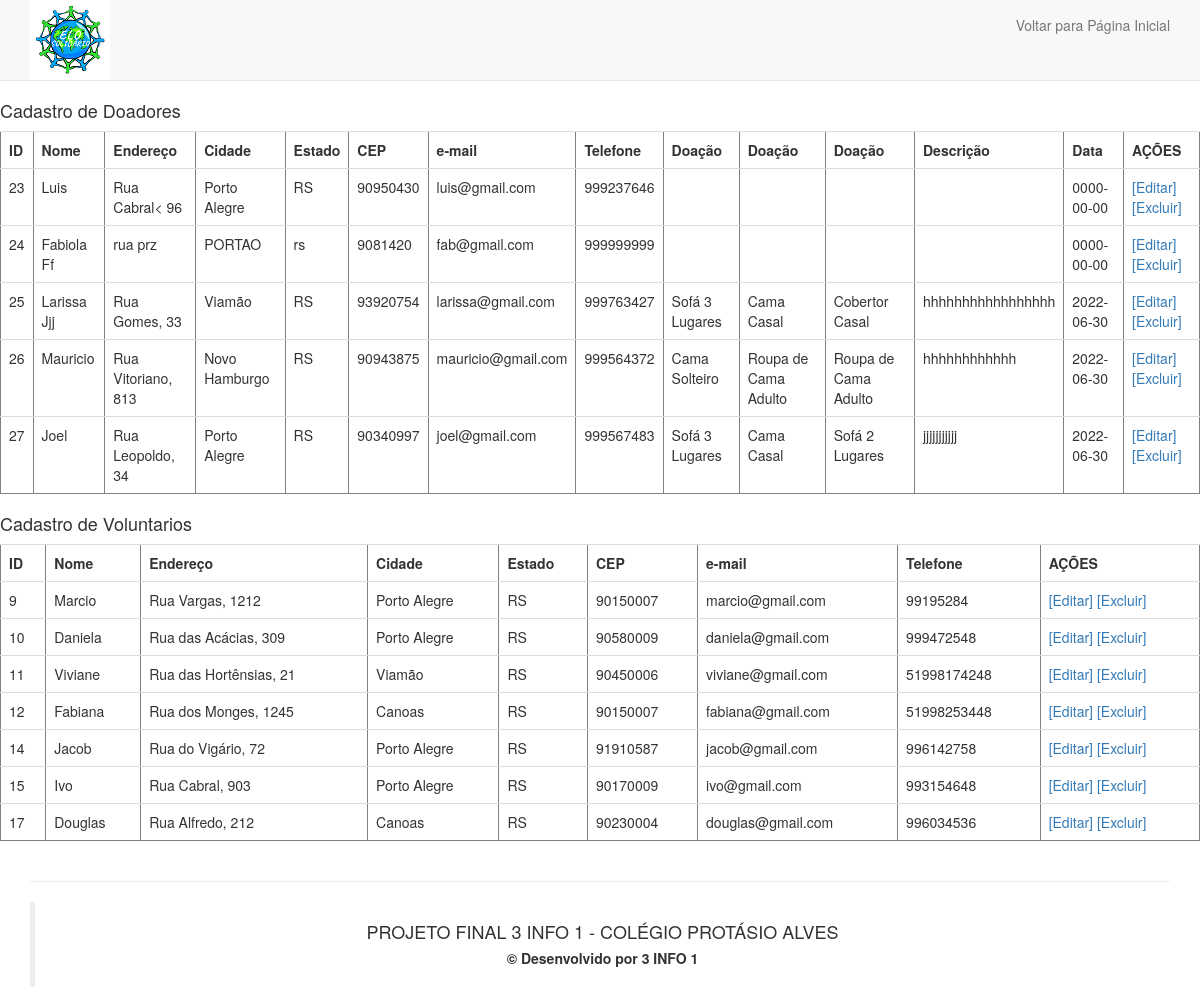
The page /Projeto/painelDoador.php on the database its author committed.
### tables this page shows
CREATE TABLE `doador` (
  `idDoador` int(3) NOT NULL,
  `nome` varchar(70) NOT NULL,
  `endereco` varchar(50) NOT NULL,
  `cidade` varchar(30) NOT NULL,
  `estado` char(2) NOT NULL,
  `cep` int(8) NOT NULL,
  `email` varchar(50) NOT NULL,
  `telefone` varchar(12) NOT NULL,
  `doacao1` varchar(50) NOT NULL,
  `doacao2` varchar(50) NOT NULL,
  `doacao3` varchar(50) NOT NULL,
  `descricao` varchar(500) NOT NULL,
  `dta_doacao` date NOT NULL
);

CREATE TABLE `voluntario` (
  `idVoluntario` int(3) NOT NULL,
  `nome` varchar(70) NOT NULL,
  `endereco` varchar(50) NOT NULL,
  `cidade` varchar(30) NOT NULL,
  `estado` char(2) NOT NULL,
  `cep` int(8) NOT NULL,
  `email` varchar(50) NOT NULL,
  `telefone` varchar(12) NOT NULL
);

### Projeto/painelDoador.php (the view, shortened to what this page needs)
<?php
require 'config.php';
?>
<?php
$lista = [];
$sql = $pdo->query("SELECT * FROM doador");
if ($sql->rowCount() > 0) {
  $lista = $sql->fetchAll(PDO::FETCH_ASSOC);
}
$lista2 = [];
$sql = $pdo->query("SELECT * FROM voluntario");
if ($sql->rowCount() > 0) {
  $lista2 = $sql->fetchAll(PDO::FETCH_ASSOC);
}
?>
<!DOCTYPE HTML>
<html lang="pt-br">
<head>
  <link rel="stylesheet" href="https://maxcdn.bootstrapcdn.com/bootstrap/3.3.6/css/bootstrap.min.css">
</head>
<body>
  <nav class="navbar navbar-default navbar-static-top">
    <div class="container">
      <div class="navbar-header">
        <img src="imagens/Elo_solidario.png" />
      </div>
      <div id="navbar" class="navbar-collapse collapse">
        <ul class="nav navbar-nav navbar-right">
          <li><a href="index.php">Voltar para Página Inicial</a></li>
        </ul>
      </div>
    </div>
  </nav>
    <h4> Cadastro de Doadores </h4>
    <table border='1' width='100%' class="table table-hover">
      <tr>
        <th>ID </th>
        <th>Nome</th>
        <th>Endereço</th>
        <th>Cidade</th>
        <th>Estado</th>
        <th>CEP</th>
        <th>e-mail</th>
        <th>Telefone</th>
        <th>Doação</th>
        <th>Doação</th>
        <th>Doação</th>
        <th>Descrição</th>
        <th>Data</th>
        <th>AÇÕES</th>
      </tr>
      <?php foreach ($lista as $dados) : ?>
        <tr>
          <td> <?= $dados['idDoador']; ?> </td>
          <td> <?= $dados['nome']; ?> </td>
          <td> <?= $dados['endereco']; ?> </td>
          <td> <?= $dados['cidade']; ?> </td>
          <td> <?= $dados['estado']; ?> </td>
          <td> <?= $dados['cep']; ?> </td>
          <td> <?= $dados['email']; ?> </td>
          <td> <?= $dados['telefone']; ?> </td>
          <td> <?= $dados['doacao1']; ?> </td>
          <td> <?= $dados['doacao2']; ?> </td>
          <td> <?= $dados['doacao3']; ?> </td>
          <td> <?= $dados['descricao']; ?> </td>
          <td> <?= $dados['dta_doacao']; ?> </td>
          <td><a href="editarDoador.php?idDoador=<?= $dados['idDoador']; ?>">[Editar]</a> <a href="excluirDoador.php?idDoador=<?= $dados['idDoador']; ?>" onclick="return confirm('Tem certeza que deseja excluir?')">[Excluir]</a> </td>
        </tr>
      <?php endforeach; ?>
    </table>
    <h4> Cadastro de Voluntarios </h4>
    <table border='1' width='100%' class="table table-hover">
      <tr>
        <th>ID </th>
        <th>Nome</th>
        <th>Endereço</th>
        <th>Cidade</th>
        <th>Estado</th>
        <th>CEP</th>
        <th>e-mail</th>
        <th>Telefone</th>
        <th>AÇÕES</th>
      </tr>
      <?php foreach ($lista2 as $dados2) : ?>
        <tr>
          <td> <?= $dados2['idVoluntario']; ?> </td>
          <td> <?= $dados2['nome']; ?> </td>
          <td> <?= $dados2['endereco']; ?> </td>
          <td> <?= $dados2['cidade']; ?> </td>
          <td> <?= $dados2['estado']; ?> </td>
          <td> <?= $dados2['cep']; ?> </td>
          <td> <?= $dados2['email']; ?> </td>
          <td> <?= $dados2['telefone']; ?> </td>
          <td><a href="editarVoluntario.php?idVoluntario=<?= $dados2['idVoluntario']; ?>">[Editar]</a> <a href="excluirVoluntario.php?idVoluntario=<?= $dados2['idVoluntario']; ?>" onclick="return confirm('Tem certeza que deseja excluir?')">[Excluir]</a> </td>
        </tr>
      <?php endforeach; ?>
      </table>
		<div class="container">
	    	<hr>
	    	<footer>
	    		<blockquote class="blockquote text-center">
				<h4>PROJETO FINAL 3 INFO 1 - COLÉGIO PROTÁSIO ALVES</h4>
  			<h5><strong>&copy; Desenvolvido por 3 INFO 1<br></strong></h5>
				</blockquote>
	    	</footer>
	    </div>
	</body>
</html>

### rows shown on the page
doador: idDoador "23", nome "Luis", endereco "Rua Cabral< 96", cidade "Porto Alegre", estado "RS", cep "90950430", email "luis@gmail.com", telefone "999237646", dta_doacao "0000-00-00"
doador: idDoador "24", nome "Fabiola Ff", endereco "rua prz", cidade "PORTAO", estado "rs", cep "9081420", email "fab@gmail.com", telefone "999999999", dta_doacao "0000-00-00"
doador: idDoador "25", nome "Larissa Jjj", endereco "Rua Gomes, 33", cidade "Viamão", estado "RS", cep "93920754", email "larissa@gmail.com", telefone "999763427", doacao1 "Sofá 3 Lugares", doacao2 "Cama Casal", doacao3 "Cobertor Casal", descricao "hhhhhhhhhhhhhhhhh", dta_doacao "2022-06-30"
doador: idDoador "26", nome "Mauricio", endereco "Rua Vitoriano, 813", cidade "Novo Hamburgo", estado "RS", cep "90943875", email "mauricio@gmail.com", telefone "999564372", doacao1 "Cama Solteiro", doacao2 "Roupa de Cama Adulto", doacao3 "Roupa de Cama Adulto", descricao "hhhhhhhhhhhh", dta_doacao "2022-06-30"
doador: idDoador "27", nome "Joel", endereco "Rua Leopoldo, 34", cidade "Porto Alegre", estado "RS", cep "90340997", email "joel@gmail.com", telefone "999567483", doacao1 "Sofá 3 Lugares", doacao2 "Cama Casal", doacao3 "Sofá 2 Lugares", descricao "jjjjjjjjjjj", dta_doacao "2022-06-30"
voluntario: idVoluntario "9", nome "Marcio", endereco "Rua Vargas, 1212", cidade "Porto Alegre", estado "RS", cep "90150007", email "marcio@gmail.com", telefone "99195284"
voluntario: idVoluntario "10", nome "Daniela", endereco "Rua das Acácias, 309", cidade "Porto Alegre", estado "RS", cep "90580009", email "daniela@gmail.com", telefone "999472548"
voluntario: idVoluntario "11", nome "Viviane", endereco "Rua das Hortênsias, 21", cidade "Viamão", estado "RS", cep "90450006", email "viviane@gmail.com", telefone "51998174248"
voluntario: idVoluntario "12", nome "Fabiana", endereco "Rua dos Monges, 1245", cidade "Canoas", estado "RS", cep "90150007", email "fabiana@gmail.com", telefone "51998253448"
voluntario: idVoluntario "14", nome "Jacob", endereco "Rua do Vigário, 72", cidade "Porto Alegre", estado "RS", cep "91910587", email "jacob@gmail.com", telefone "996142758"
voluntario: idVoluntario "15", nome "Ivo", endereco "Rua Cabral, 903", cidade "Porto Alegre", estado "RS", cep "90170009", email "ivo@gmail.com", telefone "993154648"
voluntario: idVoluntario "17", nome "Douglas", endereco "Rua Alfredo, 212", cidade "Canoas", estado "RS", cep "90230004", email "douglas@gmail.com", telefone "996034536"
